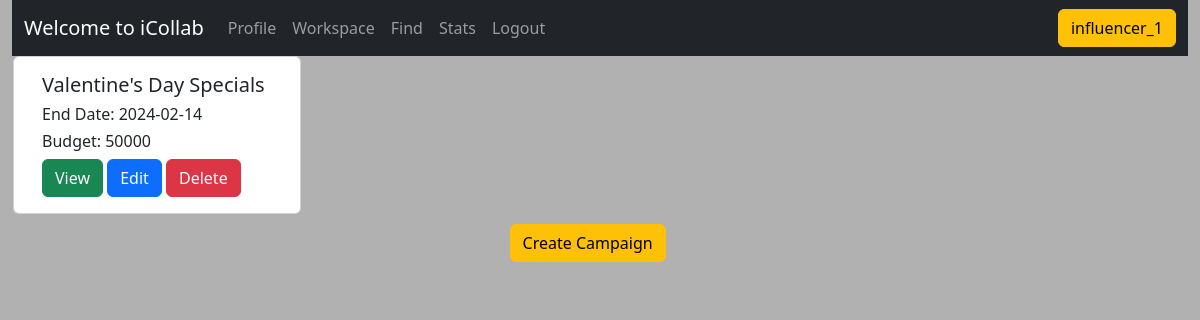
The app's page /campaigns (signed in) with its own data.
### backend/models.py (models this page shows)
class UserInfo(db.Model):
    __tablename__="userinfo"
    userid=db.Column(db.Integer, primary_key=True)
    username=db.Column(db.String(50),nullable=False,unique=True)
    fullname=db.Column(db.String(50),nullable=False)
    email=db.Column(db.String(100), nullable=False)
    password=db.Column(db.String(100), nullable=False)
    role=db.Column(db.Integer,db.ForeignKey("roles.roleid"),default=2)
    usertype=db.Column(db.String(50),db.ForeignKey("userType.usertypename"),nullable=True)
    isprofilepublic=db.Column(db.Boolean, default=True)
    isactive=db.Column(db.Boolean, default=True)
    isflagged=db.Column(db.Boolean, default=False)
    isblacklisted=db.Column(db.Boolean, default=False)
    campaign=db.relationship('Campaigns', backref='userinfo', lazy=True)
    platformpresence=db.relationship('PlatformPresence',backref='userinfo', lazy=True)
    adrequests=db.relationship('AdRequests',backref='userinfo', lazy=True)
    sent_messages = db.relationship('Messages', foreign_keys='Messages.senderid', backref='sender_user', lazy=True)
    received_messages = db.relationship('Messages', foreign_keys='Messages.receiverid', backref='receiver_user', lazy=True)

class Campaigns(db.Model):
    __tablename__="campaigns"
    campaignid=db.Column(db.Integer,primary_key=True)
    campaignname=db.Column(db.String(50),nullable=False,unique=True)
    campaigndescription=db.Column(db.String(1000))
    campaignstartdate=db.Column(db.String(10))
    campaignenddate=db.Column(db.String(10))
    campaignbudget=db.Column(db.Integer)
    ispublic=db.Column(db.Boolean, default=False)
    campaigngoals=db.Column(db.String(1000))
    iscampaignactive=db.Column(db.Boolean, default=True)
    iscampaignflagged=db.Column(db.Boolean, default=False) #After approval, will be Blacklisted or Whitelisted
    iscampaignblacklisted=db.Column(db.Boolean, default=False)
    campaigntargetaudience=db.Column(db.Integer, db.ForeignKey("categories.categoryid"))
    campaigntargetreach=db.Column(db.Integer)
    campaignprogress=db.Column(db.Float, default=0)
    campaigncreatedon=db.Column(db.String(50))
    campaigncreatedby=db.Column(db.Integer,db.ForeignKey("userinfo.userid"),nullable=False)
    reportreason=db.Column(db.String(1000))
    adRequests=db.relationship('AdRequests', backref='campaigns', lazy=True, cascade="all, delete-orphan")

### backend/controllers.py (the view, shortened to what this page needs)
@app.route('/campaigns', methods=["POST", "GET"])
def campaigns():
    try:
        userinfo = getcurrentuser()
        if userinfo:
            existingcampaigns = Campaigns.query.filter_by(campaigncreatedby=userinfo.userid).all()
            categorylist = Category.query.all()
            if existingcampaigns:
                return render_template("campaigns.html", userinfo=userinfo, existingcampaigns=existingcampaigns, categorylist=categorylist)
            else:
                existingcampaigns = ""
                categorylist = Category.query.all()
                return render_template("campaigns.html", userinfo=userinfo, existingcampaigns=existingcampaigns, categorylist=categorylist)
        return redirect(url_for("index"))
    except Exception:
        return redirect(url_for("somethingwentwrong"))

### helpfunction.py (called while the page is built)
def getcurrentuser():
        if 'id' in session:
            userid = session['id']
            userinfo = UserInfo.query.filter_by(userid=userid).first()
            if userinfo:
                return userinfo
        return None

### templates/campaigns.html (shortened to what this page needs)
{% extends "./Layouts/base.html" %}
{% block content %}
{% include './Layouts/navbar.html' %}
{% if existingcampaigns %}
<div class="row" style="margin-left:1px">
    {% for campaign in existingcampaigns %}
    <div class="card" style="width: 18rem;">
        <div class="card-body">
            <h5 class="card-title">{{campaign.campaignname}}</h5>
            <h6 class="card-text">End Date: {{campaign.campaignenddate}}</h6>
            <h6 class="card-text">Budget: {{campaign.campaignbudget}}</h6>
            <a class="btn btn-success" href="/viewcampaign/{{campaign.campaignid}}" role="button">View</a>
            <button
                type="button"
                href="/campaigns"
                class="btn btn-primary"
                data-bs-toggle="modal"
                data-bs-target="#editModal{{campaign.campaignid}}"
                data-bs-whatever="@mdo"
            >Edit</button>
            <button
                type="button"
                href="/campaigns"
                class="btn btn-danger"
                data-bs-toggle="modal"
                data-bs-target="#deleteModal{{campaign.campaignid}}"
                data-bs-whatever="@mdo"
            >Delete</button>
        </div>
    </div>
    {% endfor %}
    <div class="row" style="margin-top: 10px">
        <div class="col-5"></div>
        <div class="col-2">
            <button
                type="button"
                class="btn btn-warning"
                data-bs-toggle="modal"
                data-bs-target="#createModal"
                data-bs-whatever="@mdo"
            >Create Campaign</button>
        </div>
        <div class="col-5"></div>
    </div>
    {%endif%}
{% endblock %}

### templates/Layouts/navbar.html (shortened to what this page needs)
<nav class="navbar navbar-expand-lg navbar navbar-dark bg-dark">
    <div class="container-fluid">
      <a class="navbar-brand" href="">{{ 'Welcome to iCollab'}}</a>
      <div class="collapse navbar-collapse" id="navbarSupportedContent">
        <ul class="navbar-nav me-auto mb-2 mb-lg-0">
        {% if userinfo.usertype == "Admin" %}
          <li class="nav-item">
            <a class="nav-link active" aria-current="page" href="/home">Home</a>
          </li>
          <li class="nav-item">
            <a class="nav-link" href="/find/a">Find</a>
          </li>
          <li class="nav-item">
            <a class="nav-link" href="/stats/admin">Stats</a>
          </li>
          <li class="nav-item">
            <a class="nav-link" href="/logout">Logout</a>
          </li>
          {% elif userinfo.usertype == "Influencer" %}
          <li class="nav-item">
            <a class="nav-link" aria-current="page" href="/profile">Profile</a>
          </li>
          <li class="nav-item">
            <a class="nav-link" href="/workspace">Workspace</a>
          </li>
          <li class="nav-item">
            <a class="nav-link" href="/find/i">Find</a>
          </li>
          <li class="nav-item">
            <a class="nav-link" href="/stats/influencers">Stats</a>
          </li>
          <li class="nav-item">
            <a class="nav-link" href="/logout">Logout</a>
          </li>
          {%endif%}
        </ul>
        <form class="d-flex">
          <button class="btn btn-warning" type="submit">{{userinfo.username}}</button>
        </form>
      </div>
    </div>
  </nav>

### static/styles/style.css (style rules this page uses)
* { margin: 0px; }

### records on screen
UserInfo: username "influencer_1"
Campaigns: campaignname "Valentine's Day Specials", campaignenddate "2024-02-14", campaignbudget "50000"

### other values on screen
{{ 'Welcome to iCollab' }} "Welcome to iCollab"
